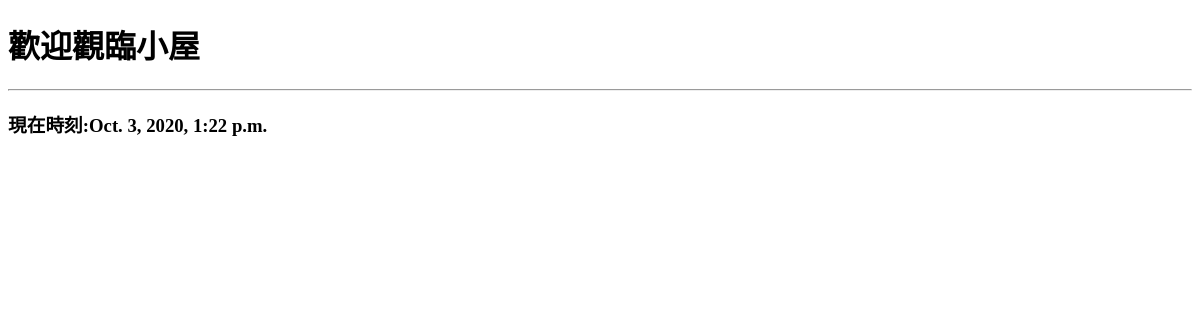
The app's page /mainsite/, older data.
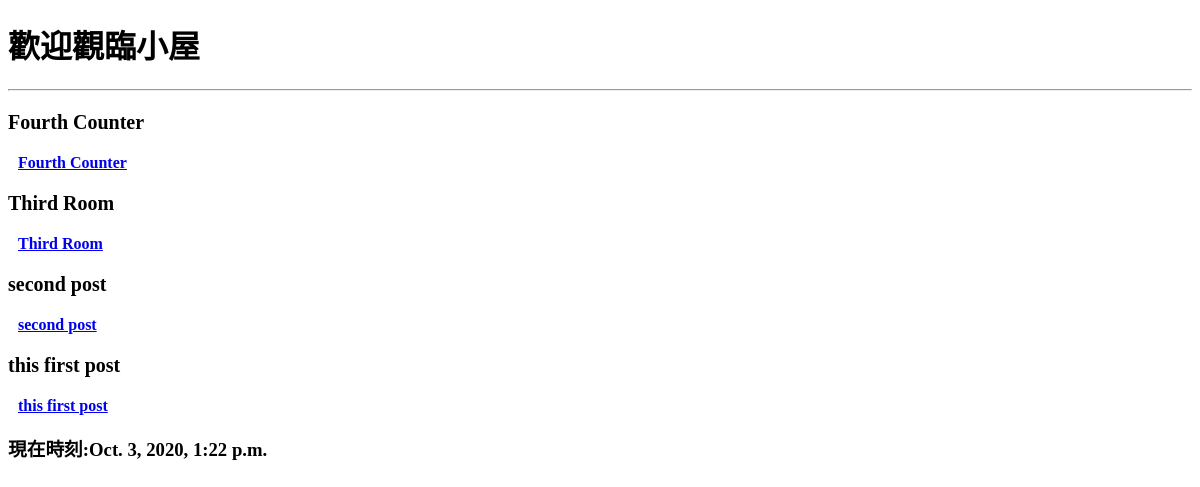
The same page, newer data.
### mainsite/models.py (models this page shows, shortened)
class Post(models.Model):
    title = models.CharField(max_length=200)
    p_link = models.CharField(max_length=200)
    body = models.TextField()
    pub_date = models.DateTimeField(default = timezone.now)
    class Meta:
        ordering = ('-pub_date',)

### mainsite/views.py (the view)
# urls.py: path('', views.mainsite_index, name="index"),
def mainsite_index(request):
    posts = Post.objects.all()
    now = datetime.now()
    context = {
        'posts': posts,
        'now': now,
    }
    return render(request, 'mainsite/index.html', context)

### mainsite/templates/mainsite/index.html (shortened to what this page needs)
<!DOCTYPE html>
<html>
    <head>
        <link rel="stylesheet" href="">
    </head>
    <body>
    <h1>歡迎觀臨小屋</h1>
    <hr>
    {% for value in posts %}
        <p style='font-family:微軟正黑體;font-size:20px;font-weight:bold;'>
        {{value.title}}
        </p>
        <a href="/post/{{value.p_link}}">
            <label style='font-family:微軟正黑體;font-size:10;font-weight:bold;padding-left:10px;'>{{value.title}}</label>
        </a>
    {% endfor %}
    <h3>現在時刻:{{now}}</h3>
    </body>
</html>

Row changes from the older to the newer data that the page shows:
added Post: title "Fourth Counter"
added Post: title "Third Room"
added Post: title "second post"
added Post: title "this first post"
